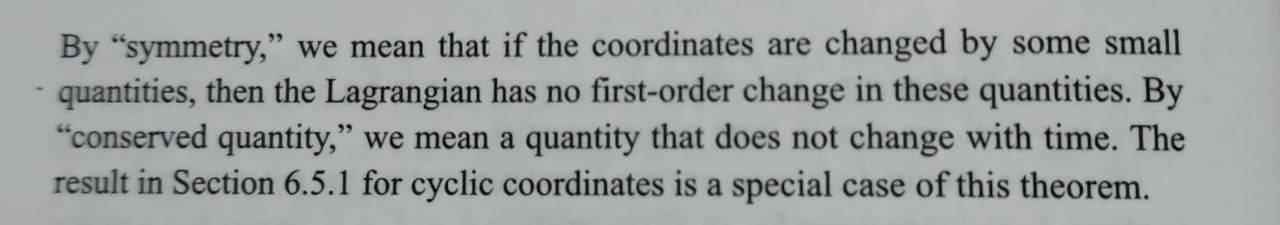
#> input picture Testcases/q1_text.jpg, 1280 x 225 px
$ python q1.py
#> lines starting #> are read from the running program, lines starting #| are printed output that depends on the picture; after the words box and inside, x2 and y2 are one past the last pixel; in counts of white or black regions, pixels touching at a corner belong together
import numpy as np
from PIL import Image
import os
def custom_erosion(image, se):
    image = image.astype(np.uint8)
    se = se.astype(np.uint8)
    output = np.zeros_like(image)
    se_h, se_w = se.shape
    cen_y = se_h // 2
    cen_x = se_w // 2
    padded = np.pad(image, ((cen_y, cen_y), (cen_x, cen_x)), mode='constant', constant_values=0)
    for y in range(image.shape[0]):
        for x in range(image.shape[1]):
            neigh = padded[y:y+se_h, x:x+se_w]
            masked = neigh * se
            if np.all(masked == se):
                output[y, x] = 1
    return output
def custom_dilation(image, se):
    image = image.astype(np.uint8)
    se = se.astype(np.uint8)
    se = np.flip(se)
    output = np.zeros_like(image)
    se_h, se_w = se.shape
    cen_y = se_h // 2
    cen_x = se_w // 2
    padded = np.pad(image, ((cen_y, cen_y), (cen_x, cen_x)), mode='constant', constant_values=0)
    for y in range(image.shape[0]):
        for x in range(image.shape[1]):
            neigh = padded[y:y+se_h, x:x+se_w]
            masked = neigh * se
            if np.any(masked > 0):
                output[y, x] = 1
    return output
def custom_opening(image, se):
    eroded = custom_erosion(image, se)
    opened = custom_dilation(eroded, se)
    return opened
def custom_closing(image, se):
    dilated = custom_dilation(image, se)
    closed = custom_erosion(dilated, se)
    return closed
def create_disk_se(radius):
    y, x = np.ogrid[-radius:radius+1, -radius:radius+1]
    disk = x**2 + y**2 <= radius**2
    return disk.astype(np.uint8)
def hit_or_miss(image, se1, se2):
    eroded_fg = custom_erosion(image, se1)
    eroded_bg = custom_erosion(1 - image, se2)
    result = eroded_fg * eroded_bg
    return result
def create_rgb_overlay(original, detected):
    rgb = np.zeros((*original.shape, 3), dtype=np.uint8)
    rgb[:, :, 0] = original * 255
    rgb[:, :, 1] = detected * 255
    rgb[:, :, 2] = detected * 255
    return rgb
def save_image(image, path):
    if len(image.shape) == 2:
        img = Image.fromarray((image * 255).astype(np.uint8))
    else:
        img = Image.fromarray(image.astype(np.uint8))
    img.save(path)
    print(f"Saved: {path}")
def main():
    """Main function to execute all parts of the assignment."""
    os.makedirs('./Q1_Output', exist_ok=True)
    os.makedirs('./Q1_Output/PartA', exist_ok=True)
    os.makedirs('./Q1_Output/PartB', exist_ok=True)
    os.makedirs('./Q1_Output/PartC', exist_ok=True)
    os.makedirs('./Q1_Output/PartD', exist_ok=True)
    print("=" * 50)
    print("======Part-A processing...======")
    print("=" * 50)
    text_img = Image.open('../Testcases/q1_text.jpg').convert('L')
    text_array = np.array(text_img)
    print(f"Loaded text image: shape {text_array.shape}")
#| Loaded text image: shape (225, 1280)
    threshold = 128
    A = (text_array < threshold).astype(np.uint8)
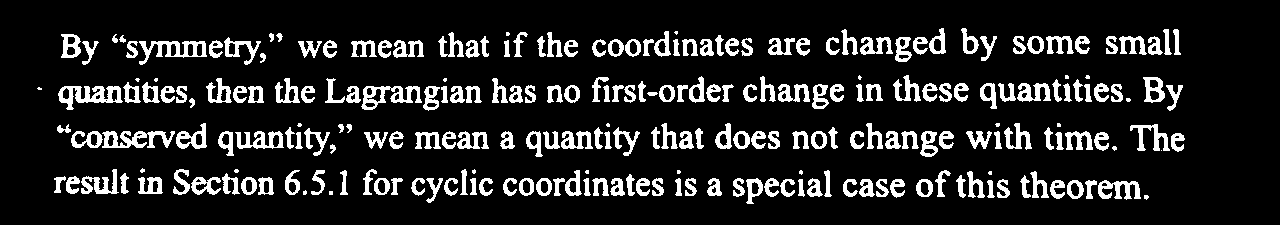
#> A: shape (225, 1280); values 0 (black) and 1 (white), 13.6% white; 245 white regions (26 under 20 px), largest, box (x1, y1, x2, y2) and area: (58, 86, 123, 110) 762, (102, 131, 175, 148) 692, (361, 86, 422, 110) 653
    print(f"Binary image A created: {A.shape}, white pixels: {np.sum(A)}")
#| Binary image A created: (225, 1280), white pixels: 39286
    save_image(A, './Q1_Output/PartA/binary_image_A.png')
    disk_radius = 3
    disk_se = create_disk_se(disk_radius)
    print(f"Created disk SE with radius {disk_radius}: shape {disk_se.shape}")
    save_image(disk_se, './Q1_Output/PartA/disk_se.png')
    print("Performing dilation...")
    A_dilated = custom_dilation(A, disk_se)
#> in custom_dilation, `padded = np.pad(image, ((cen_y, cen_y), (cen_x, cen_x)), mode='constan..`:
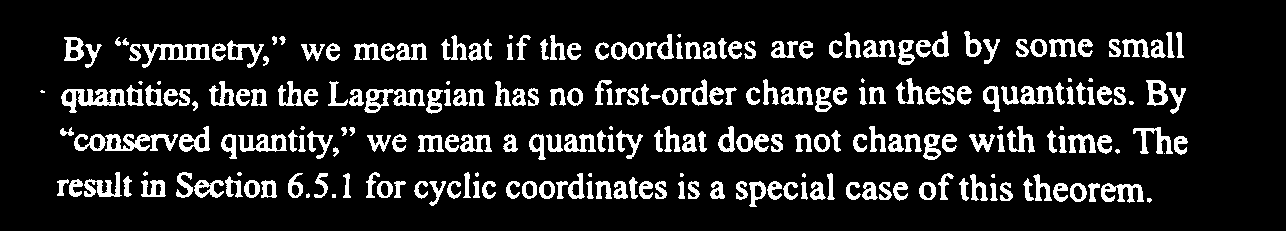
#> padded: shape (231, 1286); values 0 (black) and 1 (white), 13.2% white; 245 white regions (26 under 20 px), largest, box (x1, y1, x2, y2) and area: (61, 89, 126, 113) 762, (105, 134, 178, 151) 692, (364, 89, 425, 113) 653
#> after the loop in custom_dilation, `for y in range(image.shape[0]):`:
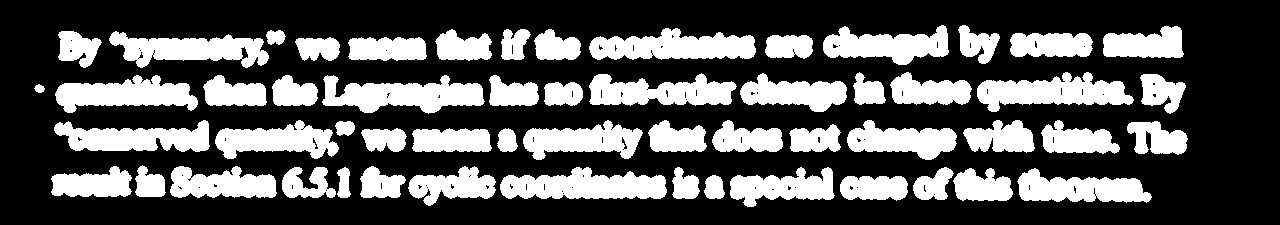
#> output: shape (225, 1280); values 0 (black) and 1 (white), 32.7% white; 56 white regions, largest, box (x1, y1, x2, y2) and area: (500, 167, 667, 199) 3787, (322, 75, 485, 114) 3782, (977, 72, 1134, 112) 3654
    save_image(A_dilated, './Q1_Output/PartA/A_dilated.png')
    print(f"Dilation complete: white pixels = {np.sum(A_dilated)}")
#| Dilation complete: white pixels = 94045
    print("Performing closing...")
    A_closed = custom_closing(A, disk_se)
#> in custom_erosion, `padded = np.pad(image, ((cen_y, cen_y), (cen_x, cen_x)), mode='constan..`:
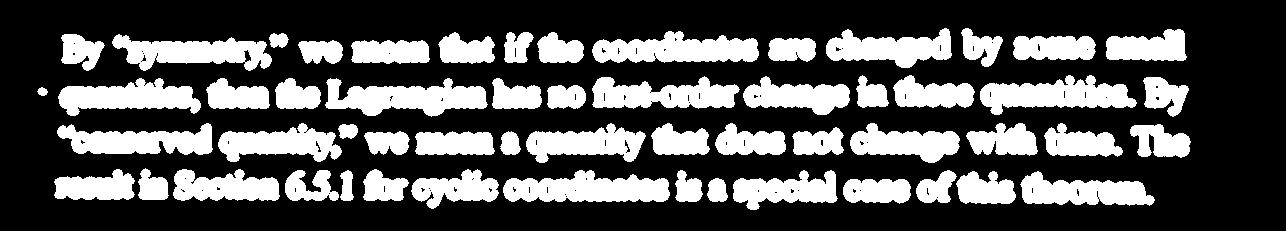
#> padded: shape (231, 1286); values 0 (black) and 1 (white), 31.7% white; 56 white regions, largest, box (x1, y1, x2, y2) and area: (503, 170, 670, 202) 3787, (325, 78, 488, 117) 3782, (980, 75, 1137, 115) 3654
#> after the loop in custom_erosion, `for y in range(image.shape[0]):`:
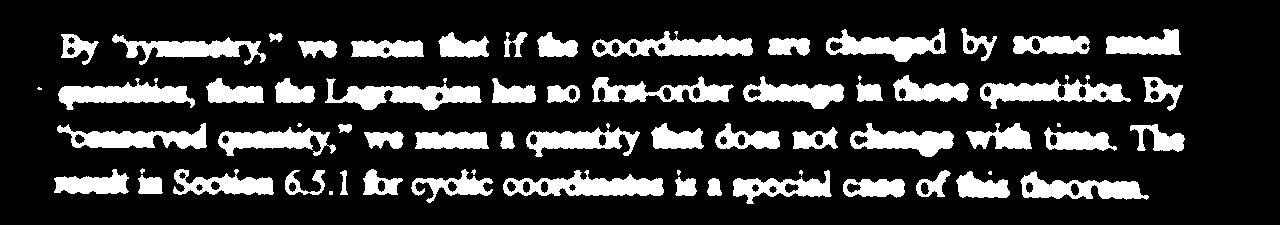
#> output: shape (225, 1280); values 0 (black) and 1 (white), 20% white; 71 white regions (16 under 20 px), largest, box (x1, y1, x2, y2) and area: (325, 78, 482, 111) 2431, (503, 170, 664, 196) 2399, (980, 79, 1131, 109) 2228
    save_image(A_closed, './Q1_Output/PartA/A_closed.png')
    print(f"Closing complete: white pixels = {np.sum(A_closed)}")
#| Closing complete: white pixels = 57487
    print("\nPart A completed successfully!")
    print("\n" + "=" * 50)
    print("======Part-B processing...======")
    print("=" * 50)
#> (the run stopped early here; a loop or call above may not have finished)
